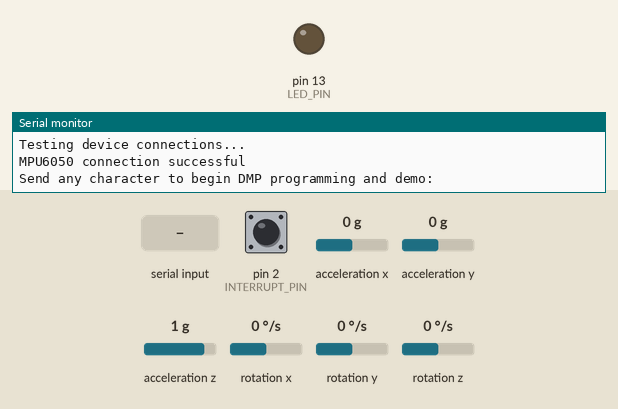
Simulated run of this sketch. Board: Arduino Uno, built with avr-gcc and run on an emulated ATmega328P. On the bench: output pins drawn as LEDs (lit = HIGH), the last lines printed to the serial monitor. Dashed ring = blinking. Inputs (shaded band) come from the test bench; at power-on: acceleration x 0 g, acceleration y 0 g, acceleration z 1 g, pin 2 (INTERRUPT_PIN) LOW, rotation x 0 °/s, rotation y 0 °/s, rotation z 0 °/s. The sensor or clock chip raises its interrupt line as the real part does.

Above: at 0.9 s.
1.0 s: "1" received over Serial
At 2.7 s:
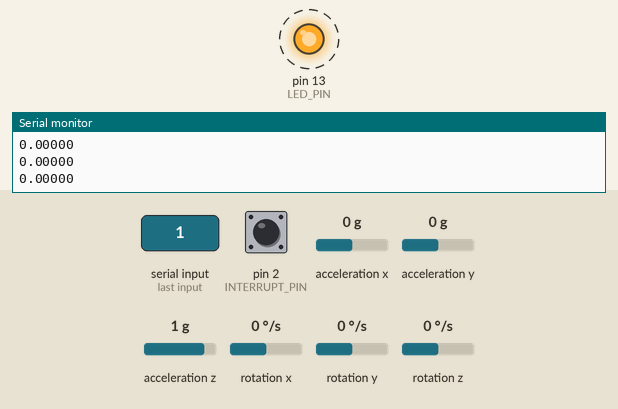
3.0 s: acceleration x set to -1.4 g
4.5 s: acceleration y set to -1.4 g
7.5 s: acceleration z set to -1.4 g
Timing chart, 0 to 10.0 s (numbered marks = the images above; inputs shaded):
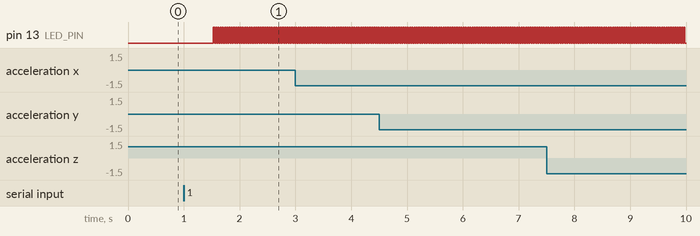

Measured:
- after the input at 1.0 s, pin 13 (LED_PIN): alternates HIGH for 0.02 s and LOW for 0.02 s, starting after 0.53 s

The sketch:

DataCollect.ino
```cpp
#include "I2Cdev.h"
#include "MPU6050_6Axis_MotionApps20.h"
#if I2CDEV_IMPLEMENTATION == I2CDEV_ARDUINO_WIRE
    #include "Wire.h"
#endif

MPU6050 mpu;

#define INTERRUPT_PIN 2  // use pin 2 on Arduino Uno & most boards
#define LED_PIN 13 // (Arduino is 13, Teensy is 11, Teensy++ is 6)
bool blinkState = false;

// MPU control/status vars
bool dmpReady = false;  // set true if DMP init was successful
uint8_t mpuIntStatus;   // holds actual interrupt status byte from MPU
uint8_t devStatus;      // return status after each device operation (0 = success, !0 = error)
uint16_t packetSize;    // expected DMP packet size (default is 42 bytes)
uint16_t fifoCount;     // count of all bytes currently in FIFO
uint8_t fifoBuffer[64]; // FIFO storage buffer

// orientation/motion vars
Quaternion q;           // [w, x, y, z]         quaternion container
VectorFloat gravity;    // [x, y, z]            gravity vector
float ypr[3];           // [yaw, pitch, roll]   yaw/pitch/roll container and gravity vector

volatile bool mpuInterrupt = false;     // indicates whether MPU interrupt pin has gone high
void dmpDataReady() {
    mpuInterrupt = true;
}

void setup() {
    // join I2C bus (I2Cdev library doesn't do this automatically)
    #if I2CDEV_IMPLEMENTATION == I2CDEV_ARDUINO_WIRE
        Wire.begin();
        Wire.setClock(400000); // 400kHz I2C clock. Comment this line if having compilation difficulties
    #elif I2CDEV_IMPLEMENTATION == I2CDEV_BUILTIN_FASTWIRE
        Fastwire::setup(400, true);
    #endif

    Serial.begin(115200);
    while (!Serial); // wait for Leonardo enumeration, others continue immediately

    // initialize device
    Serial.println(F("Initializing I2C devices..."));
    mpu.initialize();
    pinMode(INTERRUPT_PIN, INPUT);

    // verify connection
    Serial.println(F("Testing device connections..."));
    Serial.println(mpu.testConnection() ? F("MPU6050 connection successful") : F("MPU6050 connection failed"));

    // wait for ready
    Serial.println(F("\nSend any character to begin DMP programming and demo: "));
    while (Serial.available() && Serial.read()); // empty buffer
    while (!Serial.available());                 // wait for data
    while (Serial.available() && Serial.read()); // empty buffer again

    // load and configure the DMP
    Serial.println(F("Initializing DMP..."));
    devStatus = mpu.dmpInitialize();

    // Isaac's Offsets
    /*
    mpu.setXAccelOffset(-1058.005985);
    mpu.setYAccelOffset(475.5881995);
    mpu.setZAccelOffset(1839.886979);
    mpu.setXGyroOffset(73.99894661);
    mpu.setYGyroOffset(-11.93861639);
    mpu.setZGyroOffset(14.86692684);
    */

    // Felix's Offsets

    /*
    mpu.setXGyroOffset(31.04872603);
    mpu.setYGyroOffset(-46.50591155);
    mpu.setZGyroOffset(-40.89778159);
    mpu.setXAccelOffset(-1248.217184);
    mpu.setYAccelOffset(-3157.032414);
    mpu.setZAccelOffset(1286.496383);
    */

    // make sure it worked (returns 0 if so)
    if (devStatus == 0) {
        // turn on the DMP, now that it's ready
        Serial.println(F("Enabling DMP..."));
        mpu.setDMPEnabled(true);

        // enable Arduino interrupt detection
        Serial.println(F("Enabling interrupt detection (Arduino external interrupt 0)..."));
        attachInterrupt(digitalPinToInterrupt(INTERRUPT_PIN), dmpDataReady, RISING);
        mpuIntStatus = mpu.getIntStatus();

        // set our DMP Ready flag so the main loop() function knows it's okay to use it
        Serial.println(F("DMP ready! Waiting for first interrupt..."));
        dmpReady = true;

        // get expected DMP packet size for later comparison
        packetSize = mpu.dmpGetFIFOPacketSize();
    } else {
        // ERROR!
        // 1 = initial memory load failed
        // 2 = DMP configuration updates failed
        // (if it's going to break, usually the code will be 1)
        Serial.print(F("DMP Initialization failed (code "));
        Serial.print(devStatus);
        Serial.println(F(")"));
    }

    // configure LED for output
    pinMode(LED_PIN, OUTPUT);
}

void loop() {
    // if programming failed, don't try to do anything
    if (!dmpReady) return;

    // wait for MPU interrupt or extra packet(s) available
    while (!mpuInterrupt && fifoCount < packetSize) {
        // if you are really paranoid you can frequently test in between other
        // stuff to see if mpuInterrupt is true, and if so, "break;" from the
        // while() loop to immediately process the MPU data
    }

    // reset interrupt flag and get INT_STATUS byte
    mpuInterrupt = false;
    mpuIntStatus = mpu.getIntStatus();

    // get current FIFO count
    fifoCount = mpu.getFIFOCount();

    // check for overflow (this should never happen unless our code is too inefficient)
    if ((mpuIntStatus & 0x10) || fifoCount == 1024) {
        // reset so we can continue cleanly
        mpu.resetFIFO();
        Serial.println(F("FIFO overflow!"));

    // otherwise, check for DMP data ready interrupt (this should happen frequently)
    } else if (mpuIntStatus & 0x02) {
        // wait for correct available data length, should be a VERY short wait
        while (fifoCount < packetSize) fifoCount = mpu.getFIFOCount();

        // read a packet from FIFO
        mpu.getFIFOBytes(fifoBuffer, packetSize);

        // track FIFO count here in case there is > 1 packet available
        // (this lets us immediately read more without waiting for an interrupt)
        fifoCount -= packetSize;

        // display Euler angles in degrees
        mpu.dmpGetQuaternion(&q, fifoBuffer);
        mpu.dmpGetGravity(&gravity, &q);
        mpu.dmpGetYawPitchRoll(ypr, &q, &gravity);
//<<<<<<< HEAD
//=======
        Serial.println(ypr[1], 5);
        delay(10);
        //Serial.println(millis());
//>>>>>>> origin/master

        // blink LED to indicate activity
        blinkState = !blinkState;
        digitalWrite(LED_PIN, blinkState);
    }
}
```
